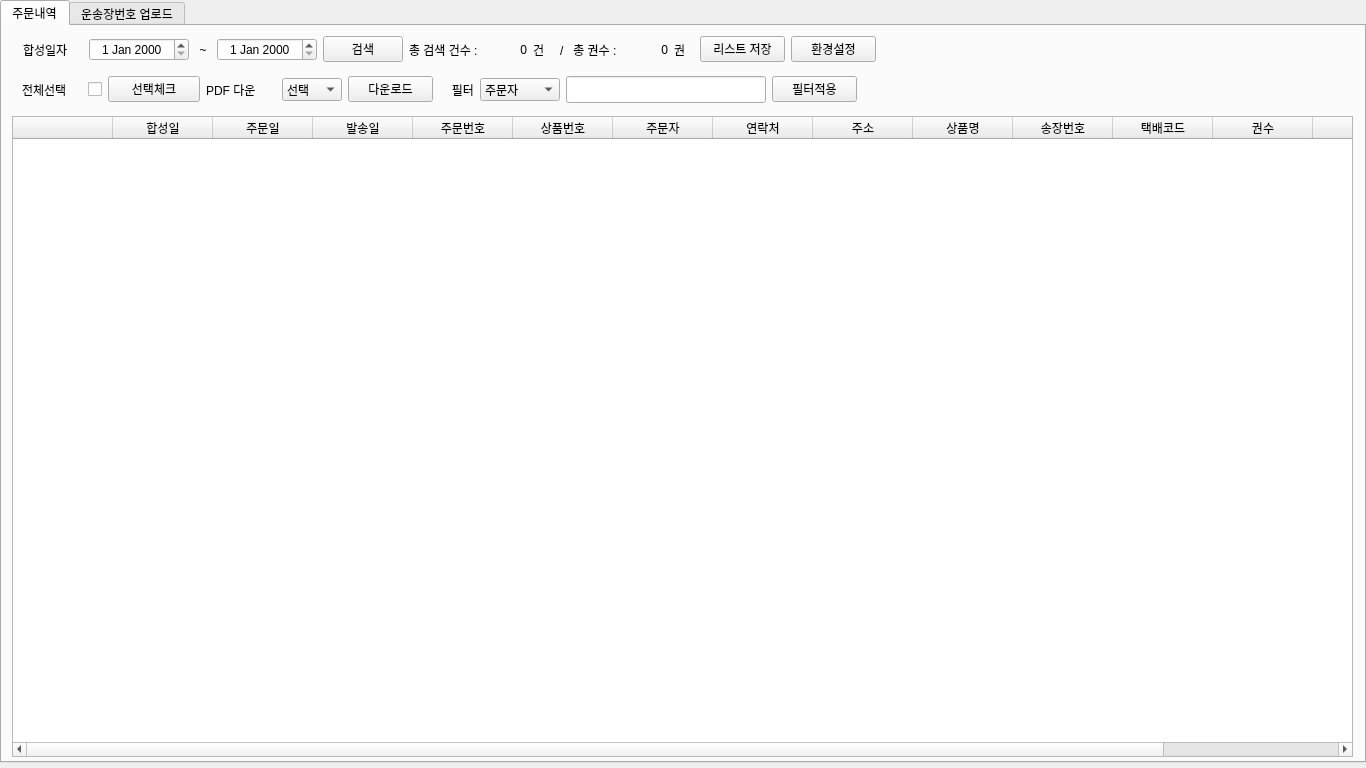
<?xml version="1.0" encoding="UTF-8"?>
<ui version="4.0">
 <class>MainWindow</class>
 <widget class="QMainWindow" name="MainWindow">
  <property name="geometry">
   <rect>
    <x>0</x>
    <y>0</y>
    <width>1366</width>
    <height>768</height>
   </rect>
  </property>
  <property name="windowTitle">
   <string>주문운송관리 - 주문 처리</string>
  </property>
  <property name="windowIcon">
   <iconset>
    <normaloff>favicon.ico</normaloff>favicon.ico</iconset>
  </property>
  <widget class="QWidget" name="centralwidget">
   <widget class="QTabWidget" name="mainTab">
    <property name="geometry">
     <rect>
      <x>0</x>
      <y>0</y>
      <width>1366</width>
      <height>763</height>
     </rect>
    </property>
    <property name="sizePolicy">
     <sizepolicy hsizetype="Expanding" vsizetype="Expanding">
      <horstretch>0</horstretch>
      <verstretch>0</verstretch>
     </sizepolicy>
    </property>
    <property name="currentIndex">
     <number>0</number>
    </property>
    <widget class="QWidget" name="tab1">
     <attribute name="title">
      <string>주문내역</string>
     </attribute>
     <widget class="QTableWidget" name="t1_table">
      <property name="geometry">
       <rect>
        <x>10</x>
        <y>90</y>
        <width>1341</width>
        <height>641</height>
       </rect>
      </property>
      <property name="minimumSize">
       <size>
        <width>1341</width>
        <height>641</height>
       </size>
      </property>
      <column>
       <property name="text">
        <string/>
       </property>
      </column>
      <column>
       <property name="text">
        <string>합성일</string>
       </property>
      </column>
      <column>
       <property name="text">
        <string>주문일</string>
       </property>
      </column>
      <column>
       <property name="text">
        <string>발송일</string>
       </property>
      </column>
      <column>
       <property name="text">
        <string>주문번호</string>
       </property>
      </column>
      <column>
       <property name="text">
        <string>상품번호</string>
       </property>
      </column>
      <column>
       <property name="text">
        <string>주문자</string>
       </property>
      </column>
      <column>
       <property name="text">
        <string>연락처</string>
       </property>
      </column>
      <column>
       <property name="text">
        <string>주소</string>
       </property>
      </column>
      <column>
       <property name="text">
        <string>상품명</string>
       </property>
      </column>
      <column>
       <property name="text">
        <string>송장번호</string>
       </property>
      </column>
      <column>
       <property name="text">
        <string>택배코드</string>
       </property>
      </column>
      <column>
       <property name="text">
        <string>권수</string>
       </property>
      </column>
      <column>
       <property name="text">
        <string>내지</string>
       </property>
      </column>
      <column>
       <property name="text">
        <string>표지</string>
       </property>
      </column>
     </widget>
     <widget class="QWidget" name="layoutWidget">
      <property name="geometry">
       <rect>
        <x>20</x>
        <y>50</y>
        <width>835</width>
        <height>27</height>
       </rect>
      </property>
      <layout class="QHBoxLayout" name="horizontalLayout_14">
       <item>
        <layout class="QHBoxLayout" name="horizontalLayout">
         <item>
          <widget class="QLabel" name="t1_lb8">
           <property name="minimumSize">
            <size>
             <width>60</width>
             <height>23</height>
            </size>
           </property>
           <property name="text">
            <string>전체선택</string>
           </property>
          </widget>
         </item>
         <item>
          <widget class="QCheckBox" name="t1_checkAll">
           <property name="text">
            <string/>
           </property>
          </widget>
         </item>
         <item>
          <widget class="QPushButton" name="t1_Check_choice_Button">
           <property name="sizePolicy">
            <sizepolicy hsizetype="Minimum" vsizetype="Fixed">
             <horstretch>75</horstretch>
             <verstretch>23</verstretch>
            </sizepolicy>
           </property>
           <property name="minimumSize">
            <size>
             <width>85</width>
             <height>23</height>
            </size>
           </property>
           <property name="text">
            <string>선택체크</string>
           </property>
          </widget>
         </item>
        </layout>
       </item>
       <item>
        <layout class="QHBoxLayout" name="horizontalLayout_3">
         <item>
          <widget class="QLabel" name="t1_lb5">
           <property name="minimumSize">
            <size>
             <width>70</width>
             <height>23</height>
            </size>
           </property>
           <property name="text">
            <string>PDF 다운</string>
           </property>
          </widget>
         </item>
         <item>
          <widget class="QComboBox" name="t1_pdfCombo">
           <property name="minimumSize">
            <size>
             <width>60</width>
             <height>23</height>
            </size>
           </property>
           <item>
            <property name="text">
             <string>선택</string>
            </property>
           </item>
           <item>
            <property name="text">
             <string>전체</string>
            </property>
           </item>
          </widget>
         </item>
         <item>
          <widget class="QPushButton" name="t1_pdfDownBtn">
           <property name="minimumSize">
            <size>
             <width>85</width>
             <height>23</height>
            </size>
           </property>
           <property name="text">
            <string>다운로드</string>
           </property>
          </widget>
         </item>
        </layout>
       </item>
       <item>
        <layout class="QHBoxLayout" name="horizontalLayout_4">
         <item>
          <widget class="QLabel" name="t1_lb6">
           <property name="minimumSize">
            <size>
             <width>35</width>
             <height>23</height>
            </size>
           </property>
           <property name="text">
            <string>필터</string>
           </property>
           <property name="alignment">
            <set>Qt::AlignRight|Qt::AlignTrailing|Qt::AlignVCenter</set>
           </property>
          </widget>
         </item>
         <item>
          <widget class="QComboBox" name="t1_filterCombo">
           <property name="sizePolicy">
            <sizepolicy hsizetype="Preferred" vsizetype="Fixed">
             <horstretch>0</horstretch>
             <verstretch>0</verstretch>
            </sizepolicy>
           </property>
           <property name="minimumSize">
            <size>
             <width>80</width>
             <height>23</height>
            </size>
           </property>
           <item>
            <property name="text">
             <string>주문자</string>
            </property>
           </item>
           <item>
            <property name="text">
             <string>주문번호</string>
            </property>
           </item>
           <item>
            <property name="text">
             <string>상품번호</string>
            </property>
           </item>
           <item>
            <property name="text">
             <string>송장번호</string>
            </property>
           </item>
           <item>
            <property name="text">
             <string>권수</string>
            </property>
           </item>
          </widget>
         </item>
         <item>
          <widget class="QLineEdit" name="t1_filterTxt">
           <property name="sizePolicy">
            <sizepolicy hsizetype="Minimum" vsizetype="Minimum">
             <horstretch>0</horstretch>
             <verstretch>0</verstretch>
            </sizepolicy>
           </property>
           <property name="minimumSize">
            <size>
             <width>200</width>
             <height>23</height>
            </size>
           </property>
           <property name="maximumSize">
            <size>
             <width>125</width>
             <height>16777215</height>
            </size>
           </property>
          </widget>
         </item>
         <item>
          <widget class="QPushButton" name="t1_filterBtn">
           <property name="sizePolicy">
            <sizepolicy hsizetype="Minimum" vsizetype="Fixed">
             <horstretch>75</horstretch>
             <verstretch>23</verstretch>
            </sizepolicy>
           </property>
           <property name="minimumSize">
            <size>
             <width>85</width>
             <height>23</height>
            </size>
           </property>
           <property name="text">
            <string>필터적용</string>
           </property>
          </widget>
         </item>
        </layout>
       </item>
      </layout>
     </widget>
     <widget class="QWidget" name="layoutWidget">
      <property name="geometry">
       <rect>
        <x>21</x>
        <y>10</y>
        <width>853</width>
        <height>27</height>
       </rect>
      </property>
      <layout class="QHBoxLayout" name="horizontalLayout_2">
       <item>
        <layout class="QHBoxLayout" name="horizontalLayout_5">
         <item>
          <widget class="QLabel" name="t1_lb1">
           <property name="minimumSize">
            <size>
             <width>60</width>
             <height>23</height>
            </size>
           </property>
           <property name="text">
            <string>합성일자</string>
           </property>
          </widget>
         </item>
         <item>
          <widget class="QDateEdit" name="t1_preDate">
           <property name="minimumSize">
            <size>
             <width>100</width>
             <height>23</height>
            </size>
           </property>
           <property name="alignment">
            <set>Qt::AlignCenter</set>
           </property>
          </widget>
         </item>
         <item>
          <widget class="QLabel" name="t1_lb2">
           <property name="minimumSize">
            <size>
             <width>16</width>
             <height>16</height>
            </size>
           </property>
           <property name="text">
            <string>~</string>
           </property>
           <property name="alignment">
            <set>Qt::AlignCenter</set>
           </property>
          </widget>
         </item>
         <item>
          <widget class="QDateEdit" name="t1_afterDate">
           <property name="minimumSize">
            <size>
             <width>100</width>
             <height>23</height>
            </size>
           </property>
           <property name="alignment">
            <set>Qt::AlignCenter</set>
           </property>
          </widget>
         </item>
         <item>
          <widget class="QPushButton" name="t1_searchBtn">
           <property name="minimumSize">
            <size>
             <width>75</width>
             <height>23</height>
            </size>
           </property>
           <property name="text">
            <string>검색</string>
           </property>
          </widget>
         </item>
        </layout>
       </item>
       <item>
        <widget class="QLabel" name="t1_lb3">
         <property name="minimumSize">
          <size>
           <width>80</width>
           <height>23</height>
          </size>
         </property>
         <property name="text">
          <string>총 검색 건수 : </string>
         </property>
        </widget>
       </item>
       <item>
        <widget class="QLabel" name="searchResultNum">
         <property name="minimumSize">
          <size>
           <width>32</width>
           <height>23</height>
          </size>
         </property>
         <property name="text">
          <string>0</string>
         </property>
         <property name="alignment">
          <set>Qt::AlignRight|Qt::AlignTrailing|Qt::AlignVCenter</set>
         </property>
        </widget>
       </item>
       <item>
        <widget class="QLabel" name="t1_lb4">
         <property name="minimumSize">
          <size>
           <width>16</width>
           <height>23</height>
          </size>
         </property>
         <property name="text">
          <string>건</string>
         </property>
        </widget>
       </item>
       <item>
        <widget class="QLabel" name="t1_lb9">
         <property name="minimumSize">
          <size>
           <width>70</width>
           <height>23</height>
          </size>
         </property>
         <property name="text">
          <string>/   총 권수 : </string>
         </property>
        </widget>
       </item>
       <item>
        <widget class="QLabel" name="searchBookNum">
         <property name="minimumSize">
          <size>
           <width>32</width>
           <height>23</height>
          </size>
         </property>
         <property name="text">
          <string>0</string>
         </property>
         <property name="alignment">
          <set>Qt::AlignRight|Qt::AlignTrailing|Qt::AlignVCenter</set>
         </property>
        </widget>
       </item>
       <item>
        <widget class="QLabel" name="t1_lb10">
         <property name="minimumSize">
          <size>
           <width>16</width>
           <height>23</height>
          </size>
         </property>
         <property name="text">
          <string>권</string>
         </property>
        </widget>
       </item>
       <item>
        <widget class="QPushButton" name="t1_excelDownBtn">
         <property name="minimumSize">
          <size>
           <width>85</width>
           <height>23</height>
          </size>
         </property>
         <property name="text">
          <string>리스트 저장</string>
         </property>
        </widget>
       </item>
       <item>
        <widget class="QPushButton" name="t1_configBtn">
         <property name="minimumSize">
          <size>
           <width>85</width>
           <height>23</height>
          </size>
         </property>
         <property name="text">
          <string>환경설정</string>
         </property>
        </widget>
       </item>
      </layout>
     </widget>
    </widget>
    <widget class="QWidget" name="tab2">
     <attribute name="title">
      <string>운송장번호 업로드</string>
     </attribute>
     <widget class="QGroupBox" name="t2_gb1">
      <property name="geometry">
       <rect>
        <x>10</x>
        <y>10</y>
        <width>611</width>
        <height>721</height>
       </rect>
      </property>
      <property name="minimumSize">
       <size>
        <width>611</width>
        <height>721</height>
       </size>
      </property>
      <property name="title">
       <string>개별 전송</string>
      </property>
      <widget class="QPushButton" name="t2_oneSendBtn">
       <property name="geometry">
        <rect>
         <x>92</x>
         <y>141</y>
         <width>151</width>
         <height>23</height>
        </rect>
       </property>
       <property name="minimumSize">
        <size>
         <width>150</width>
         <height>23</height>
        </size>
       </property>
       <property name="text">
        <string>송장번호 전송</string>
       </property>
      </widget>
      <widget class="QWidget" name="layoutWidget">
       <property name="geometry">
        <rect>
         <x>26</x>
         <y>84</y>
         <width>218</width>
         <height>25</height>
        </rect>
       </property>
       <layout class="QHBoxLayout" name="horizontalLayout_11">
        <item>
         <widget class="QLabel" name="t2_gb1_lb3">
          <property name="minimumSize">
           <size>
            <width>59</width>
            <height>23</height>
           </size>
          </property>
          <property name="text">
           <string>택배코드</string>
          </property>
         </widget>
        </item>
        <item>
         <widget class="QComboBox" name="t2_taxCombo">
          <property name="enabled">
           <bool>true</bool>
          </property>
          <property name="minimumSize">
           <size>
            <width>150</width>
            <height>23</height>
           </size>
          </property>
          <property name="acceptDrops">
           <bool>false</bool>
          </property>
          <property name="autoFillBackground">
           <bool>false</bool>
          </property>
          <item>
           <property name="text">
            <string>대한통운</string>
           </property>
          </item>
          <item>
           <property name="text">
            <string>한진택배</string>
           </property>
          </item>
          <item>
           <property name="text">
            <string>아주택배</string>
           </property>
          </item>
          <item>
           <property name="text">
            <string>하나로택배</string>
           </property>
          </item>
          <item>
           <property name="text">
            <string>CJ택배</string>
           </property>
          </item>
          <item>
           <property name="text">
            <string>우체국택배</string>
           </property>
          </item>
          <item>
           <property name="text">
            <string>로젠택배</string>
           </property>
          </item>
          <item>
           <property name="text">
            <string>용마로지스</string>
           </property>
          </item>
          <item>
           <property name="text">
            <string>현대택배</string>
           </property>
          </item>
          <item>
           <property name="text">
            <string>옐로우캡</string>
           </property>
          </item>
          <item>
           <property name="text">
            <string>KGB택배</string>
           </property>
          </item>
          <item>
           <property name="text">
            <string>동부택배</string>
           </property>
          </item>
          <item>
           <property name="text">
            <string>KG로지스</string>
           </property>
          </item>
          <item>
           <property name="text">
            <string>직접배송</string>
           </property>
          </item>
         </widget>
        </item>
       </layout>
      </widget>
      <widget class="QWidget" name="layoutWidget">
       <property name="geometry">
        <rect>
         <x>26</x>
         <y>113</y>
         <width>218</width>
         <height>26</height>
        </rect>
       </property>
       <layout class="QHBoxLayout" name="horizontalLayout_10">
        <item>
         <widget class="QLabel" name="t2_gb1_lb4">
          <property name="minimumSize">
           <size>
            <width>59</width>
            <height>23</height>
           </size>
          </property>
          <property name="text">
           <string>발송날짜</string>
          </property>
         </widget>
        </item>
        <item>
         <widget class="QDateEdit" name="t2_sendDate"/>
        </item>
       </layout>
      </widget>
      <widget class="QWidget" name="layoutWidget">
       <property name="geometry">
        <rect>
         <x>25</x>
         <y>54</y>
         <width>218</width>
         <height>25</height>
        </rect>
       </property>
       <layout class="QHBoxLayout" name="horizontalLayout_12">
        <item>
         <widget class="QLabel" name="t2_gb1_lb2">
          <property name="minimumSize">
           <size>
            <width>59</width>
            <height>23</height>
           </size>
          </property>
          <property name="text">
           <string>송장번호</string>
          </property>
         </widget>
        </item>
        <item>
         <widget class="QLineEdit" name="t2_taxNum">
          <property name="sizePolicy">
           <sizepolicy hsizetype="Minimum" vsizetype="Fixed">
            <horstretch>0</horstretch>
            <verstretch>0</verstretch>
           </sizepolicy>
          </property>
          <property name="minimumSize">
           <size>
            <width>150</width>
            <height>23</height>
           </size>
          </property>
         </widget>
        </item>
       </layout>
      </widget>
      <widget class="QWidget" name="layoutWidget">
       <property name="geometry">
        <rect>
         <x>25</x>
         <y>25</y>
         <width>218</width>
         <height>25</height>
        </rect>
       </property>
       <layout class="QHBoxLayout" name="horizontalLayout_13">
        <item>
         <widget class="QLabel" name="t2_gb1_lb1">
          <property name="minimumSize">
           <size>
            <width>59</width>
            <height>23</height>
           </size>
          </property>
          <property name="text">
           <string>주문번호</string>
          </property>
         </widget>
        </item>
        <item>
         <widget class="QLineEdit" name="t2_productNum">
          <property name="sizePolicy">
           <sizepolicy hsizetype="Minimum" vsizetype="Fixed">
            <horstretch>0</horstretch>
            <verstretch>0</verstretch>
           </sizepolicy>
          </property>
          <property name="minimumSize">
           <size>
            <width>150</width>
            <height>23</height>
           </size>
          </property>
         </widget>
        </item>
       </layout>
      </widget>
     </widget>
     <widget class="QGroupBox" name="t2_gb2">
      <property name="geometry">
       <rect>
        <x>630</x>
        <y>10</y>
        <width>621</width>
        <height>721</height>
       </rect>
      </property>
      <property name="minimumSize">
       <size>
        <width>621</width>
        <height>721</height>
       </size>
      </property>
      <property name="title">
       <string>엑셀 전송</string>
      </property>
      <widget class="QLabel" name="label">
       <property name="geometry">
        <rect>
         <x>20</x>
         <y>320</y>
         <width>451</width>
         <height>361</height>
        </rect>
       </property>
       <property name="text">
        <string>미리보기</string>
       </property>
      </widget>
      <widget class="QWidget" name="layoutWidget">
       <property name="geometry">
        <rect>
         <x>22</x>
         <y>32</y>
         <width>411</width>
         <height>25</height>
        </rect>
       </property>
       <layout class="QHBoxLayout" name="horizontalLayout_8">
        <item>
         <widget class="QLabel" name="t2_gb2_lb1">
          <property name="minimumSize">
           <size>
            <width>105</width>
            <height>23</height>
           </size>
          </property>
          <property name="text">
           <string> 엑셀(.xlsx) 선택 </string>
          </property>
         </widget>
        </item>
        <item>
         <widget class="QLineEdit" name="t2_excelPath">
          <property name="enabled">
           <bool>false</bool>
          </property>
          <property name="minimumSize">
           <size>
            <width>206</width>
            <height>23</height>
           </size>
          </property>
         </widget>
        </item>
        <item>
         <widget class="QPushButton" name="t2_searchExcelBtn">
          <property name="minimumSize">
           <size>
            <width>75</width>
            <height>23</height>
           </size>
          </property>
          <property name="text">
           <string>찾기</string>
          </property>
         </widget>
        </item>
       </layout>
      </widget>
      <widget class="QWidget" name="layoutWidget">
       <property name="geometry">
        <rect>
         <x>22</x>
         <y>100</y>
         <width>239</width>
         <height>25</height>
        </rect>
       </property>
       <layout class="QHBoxLayout" name="horizontalLayout_9">
        <item>
         <widget class="QPushButton" name="t2_excelSendBtn">
          <property name="minimumSize">
           <size>
            <width>115</width>
            <height>23</height>
           </size>
          </property>
          <property name="text">
           <string>송장번호 전송</string>
          </property>
         </widget>
        </item>
        <item>
         <widget class="QPushButton" name="t2_seeTaxcodeBtn">
          <property name="minimumSize">
           <size>
            <width>115</width>
            <height>23</height>
           </size>
          </property>
          <property name="text">
           <string>택배코드 보기</string>
          </property>
         </widget>
        </item>
       </layout>
      </widget>
      <widget class="QGraphicsView" name="t2_gb2_imageView">
       <property name="geometry">
        <rect>
         <x>20</x>
         <y>160</y>
         <width>531</width>
         <height>133</height>
        </rect>
       </property>
       <property name="frameShape">
        <enum>QFrame::NoFrame</enum>
       </property>
       <property name="dragMode">
        <enum>QGraphicsView::NoDrag</enum>
       </property>
      </widget>
     </widget>
    </widget>
   </widget>
  </widget>
 </widget>
 <resources/>
 <connections/>
</ui>
